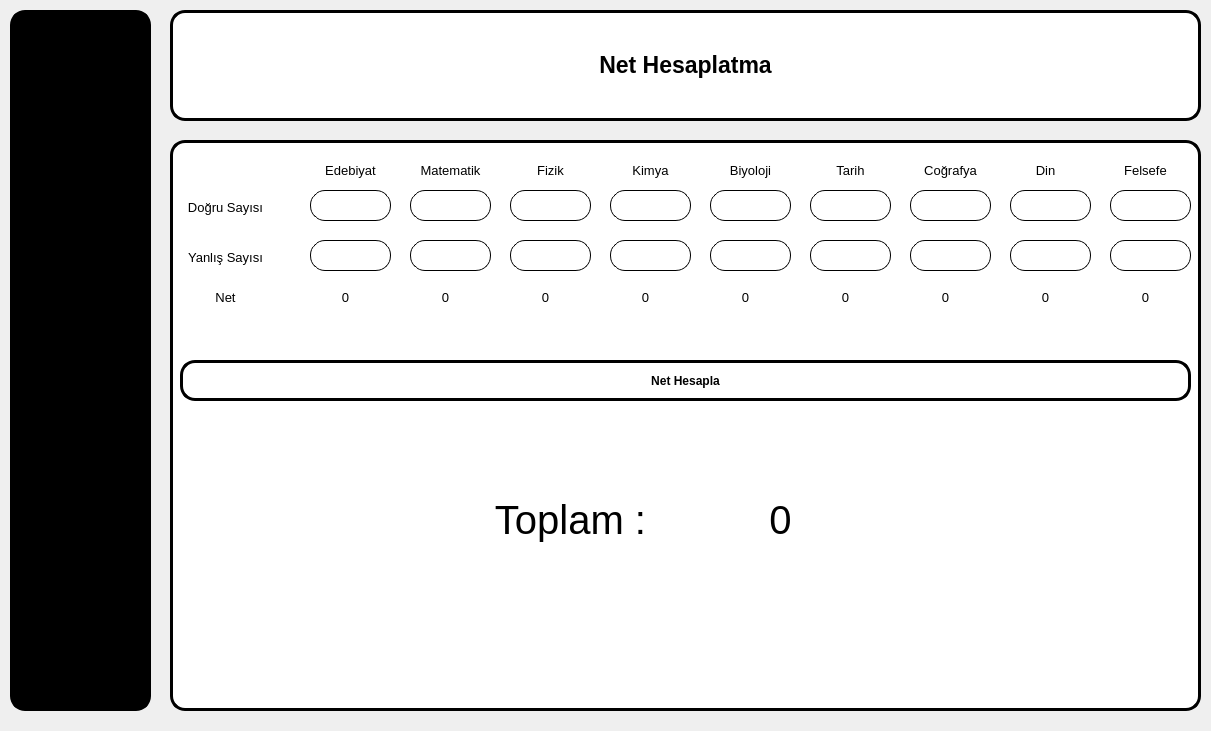
<?xml version="1.0" encoding="UTF-8"?>
<ui version="4.0">
 <class>NetHesaplatma</class>
 <widget class="QWidget" name="NetHesaplatma">
  <property name="geometry">
   <rect>
    <x>0</x>
    <y>0</y>
    <width>1211</width>
    <height>731</height>
   </rect>
  </property>
  <property name="minimumSize">
   <size>
    <width>1211</width>
    <height>731</height>
   </size>
  </property>
  <property name="maximumSize">
   <size>
    <width>1211</width>
    <height>731</height>
   </size>
  </property>
  <property name="windowTitle">
   <string>Form</string>
  </property>
  <property name="windowIcon">
   <iconset resource="Template/resource.qrc">
    <normaloff>:/icons/net.png</normaloff>:/icons/net.png</iconset>
  </property>
  <widget class="QWidget" name="widget_4" native="true">
   <property name="geometry">
    <rect>
     <x>170</x>
     <y>140</y>
     <width>1031</width>
     <height>571</height>
    </rect>
   </property>
   <property name="autoFillBackground">
    <bool>false</bool>
   </property>
   <property name="styleSheet">
    <string notr="true">border-radius: 15px;
border: 3px solid black;
background-color: rgb(255, 255, 255);</string>
   </property>
   <widget class="QLabel" name="label_3">
    <property name="geometry">
     <rect>
      <x>360</x>
      <y>20</y>
      <width>41</width>
      <height>20</height>
     </rect>
    </property>
    <property name="font">
     <font>
      <pointsize>10</pointsize>
     </font>
    </property>
    <property name="styleSheet">
     <string notr="true">border-radius: 15px;
border: 0px solid black;
</string>
    </property>
    <property name="text">
     <string>Fizik</string>
    </property>
    <property name="alignment">
     <set>Qt::AlignCenter</set>
    </property>
   </widget>
   <widget class="QLabel" name="label_2">
    <property name="geometry">
     <rect>
      <x>250</x>
      <y>20</y>
      <width>61</width>
      <height>21</height>
     </rect>
    </property>
    <property name="font">
     <font>
      <pointsize>10</pointsize>
     </font>
    </property>
    <property name="styleSheet">
     <string notr="true">border-radius: 15px;
border: 0px solid black;
</string>
    </property>
    <property name="text">
     <string>Matematik</string>
    </property>
    <property name="alignment">
     <set>Qt::AlignCenter</set>
    </property>
   </widget>
   <widget class="QLabel" name="label_5">
    <property name="geometry">
     <rect>
      <x>560</x>
      <y>20</y>
      <width>41</width>
      <height>20</height>
     </rect>
    </property>
    <property name="font">
     <font>
      <pointsize>10</pointsize>
     </font>
    </property>
    <property name="styleSheet">
     <string notr="true">border-radius: 15px;
border: 0px solid black;
</string>
    </property>
    <property name="text">
     <string>Biyoloji</string>
    </property>
    <property name="alignment">
     <set>Qt::AlignCenter</set>
    </property>
   </widget>
   <widget class="QLabel" name="label_4">
    <property name="geometry">
     <rect>
      <x>450</x>
      <y>20</y>
      <width>61</width>
      <height>21</height>
     </rect>
    </property>
    <property name="font">
     <font>
      <pointsize>10</pointsize>
     </font>
    </property>
    <property name="styleSheet">
     <string notr="true">border-radius: 15px;
border: 0px solid black;
</string>
    </property>
    <property name="text">
     <string>Kimya</string>
    </property>
    <property name="alignment">
     <set>Qt::AlignCenter</set>
    </property>
   </widget>
   <widget class="QLabel" name="label">
    <property name="geometry">
     <rect>
      <x>150</x>
      <y>20</y>
      <width>61</width>
      <height>21</height>
     </rect>
    </property>
    <property name="font">
     <font>
      <pointsize>10</pointsize>
     </font>
    </property>
    <property name="styleSheet">
     <string notr="true">border-radius: 15px;
border: 0px solid black;
</string>
    </property>
    <property name="text">
     <string>Edebiyat</string>
    </property>
    <property name="alignment">
     <set>Qt::AlignCenter</set>
    </property>
   </widget>
   <widget class="QPushButton" name="btn_hesapla">
    <property name="geometry">
     <rect>
      <x>10</x>
      <y>220</y>
      <width>1011</width>
      <height>41</height>
     </rect>
    </property>
    <property name="font">
     <font>
      <weight>75</weight>
      <bold>true</bold>
     </font>
    </property>
    <property name="cursor">
     <cursorShape>PointingHandCursor</cursorShape>
    </property>
    <property name="text">
     <string>Net Hesapla</string>
    </property>
   </widget>
   <widget class="QLabel" name="label_7">
    <property name="geometry">
     <rect>
      <x>660</x>
      <y>20</y>
      <width>41</width>
      <height>21</height>
     </rect>
    </property>
    <property name="font">
     <font>
      <pointsize>10</pointsize>
     </font>
    </property>
    <property name="styleSheet">
     <string notr="true">border-radius: 15px;
border: 0px solid black;
</string>
    </property>
    <property name="text">
     <string>Tarih</string>
    </property>
    <property name="alignment">
     <set>Qt::AlignCenter</set>
    </property>
   </widget>
   <widget class="QLabel" name="label_8">
    <property name="geometry">
     <rect>
      <x>750</x>
      <y>20</y>
      <width>61</width>
      <height>21</height>
     </rect>
    </property>
    <property name="font">
     <font>
      <pointsize>10</pointsize>
     </font>
    </property>
    <property name="styleSheet">
     <string notr="true">border-radius: 15px;
border: 0px solid black;
</string>
    </property>
    <property name="text">
     <string>Coğrafya</string>
    </property>
    <property name="alignment">
     <set>Qt::AlignCenter</set>
    </property>
   </widget>
   <widget class="QLabel" name="label_9">
    <property name="geometry">
     <rect>
      <x>850</x>
      <y>20</y>
      <width>51</width>
      <height>21</height>
     </rect>
    </property>
    <property name="font">
     <font>
      <pointsize>10</pointsize>
     </font>
    </property>
    <property name="styleSheet">
     <string notr="true">border-radius: 15px;
border: 0px solid black;
</string>
    </property>
    <property name="text">
     <string>Din</string>
    </property>
    <property name="alignment">
     <set>Qt::AlignCenter</set>
    </property>
   </widget>
   <widget class="QLineEdit" name="lne_edb_d">
    <property name="geometry">
     <rect>
      <x>140</x>
      <y>50</y>
      <width>81</width>
      <height>31</height>
     </rect>
    </property>
    <property name="styleSheet">
     <string notr="true">border-radius: 15px;
border: 1px solid black;
background-color: rgb(255, 255, 255);</string>
    </property>
   </widget>
   <widget class="QLineEdit" name="lne_edb_y">
    <property name="geometry">
     <rect>
      <x>140</x>
      <y>100</y>
      <width>81</width>
      <height>31</height>
     </rect>
    </property>
    <property name="styleSheet">
     <string notr="true">border-radius: 15px;
border: 1px solid black;
background-color: rgb(255, 255, 255);</string>
    </property>
   </widget>
   <widget class="QLabel" name="label_12">
    <property name="geometry">
     <rect>
      <x>10</x>
      <y>60</y>
      <width>91</width>
      <height>16</height>
     </rect>
    </property>
    <property name="font">
     <font>
      <pointsize>10</pointsize>
     </font>
    </property>
    <property name="styleSheet">
     <string notr="true">border-radius: 15px;
border: 0px solid black;
</string>
    </property>
    <property name="text">
     <string>Doğru Sayısı</string>
    </property>
    <property name="textFormat">
     <enum>Qt::RichText</enum>
    </property>
    <property name="alignment">
     <set>Qt::AlignCenter</set>
    </property>
   </widget>
   <widget class="QLabel" name="label_13">
    <property name="geometry">
     <rect>
      <x>10</x>
      <y>110</y>
      <width>91</width>
      <height>16</height>
     </rect>
    </property>
    <property name="font">
     <font>
      <pointsize>10</pointsize>
     </font>
    </property>
    <property name="styleSheet">
     <string notr="true">border-radius: 15px;
border: 0px solid black;
</string>
    </property>
    <property name="text">
     <string>Yanlış Sayısı</string>
    </property>
    <property name="textFormat">
     <enum>Qt::RichText</enum>
    </property>
    <property name="alignment">
     <set>Qt::AlignCenter</set>
    </property>
   </widget>
   <widget class="QLineEdit" name="lne_mat_d">
    <property name="geometry">
     <rect>
      <x>240</x>
      <y>50</y>
      <width>81</width>
      <height>31</height>
     </rect>
    </property>
    <property name="styleSheet">
     <string notr="true">border-radius: 15px;
border: 1px solid black;
background-color: rgb(255, 255, 255);</string>
    </property>
   </widget>
   <widget class="QLineEdit" name="lne_mat_y">
    <property name="geometry">
     <rect>
      <x>240</x>
      <y>100</y>
      <width>81</width>
      <height>31</height>
     </rect>
    </property>
    <property name="styleSheet">
     <string notr="true">border-radius: 15px;
border: 1px solid black;
background-color: rgb(255, 255, 255);</string>
    </property>
   </widget>
   <widget class="QLineEdit" name="lne_fiz_d">
    <property name="geometry">
     <rect>
      <x>340</x>
      <y>50</y>
      <width>81</width>
      <height>31</height>
     </rect>
    </property>
    <property name="styleSheet">
     <string notr="true">border-radius: 15px;
border: 1px solid black;
background-color: rgb(255, 255, 255);</string>
    </property>
   </widget>
   <widget class="QLineEdit" name="lne_fiz_y">
    <property name="geometry">
     <rect>
      <x>340</x>
      <y>100</y>
      <width>81</width>
      <height>31</height>
     </rect>
    </property>
    <property name="styleSheet">
     <string notr="true">border-radius: 15px;
border: 1px solid black;
background-color: rgb(255, 255, 255);</string>
    </property>
   </widget>
   <widget class="QLineEdit" name="lne_kim_d">
    <property name="geometry">
     <rect>
      <x>440</x>
      <y>50</y>
      <width>81</width>
      <height>31</height>
     </rect>
    </property>
    <property name="styleSheet">
     <string notr="true">border-radius: 15px;
border: 1px solid black;
background-color: rgb(255, 255, 255);</string>
    </property>
   </widget>
   <widget class="QLineEdit" name="lne_kim_y">
    <property name="geometry">
     <rect>
      <x>440</x>
      <y>100</y>
      <width>81</width>
      <height>31</height>
     </rect>
    </property>
    <property name="styleSheet">
     <string notr="true">border-radius: 15px;
border: 1px solid black;
background-color: rgb(255, 255, 255);</string>
    </property>
   </widget>
   <widget class="QLineEdit" name="lne_bio_d">
    <property name="geometry">
     <rect>
      <x>540</x>
      <y>50</y>
      <width>81</width>
      <height>31</height>
     </rect>
    </property>
    <property name="styleSheet">
     <string notr="true">border-radius: 15px;
border: 1px solid black;
background-color: rgb(255, 255, 255);</string>
    </property>
   </widget>
   <widget class="QLineEdit" name="lne_bio_y">
    <property name="geometry">
     <rect>
      <x>540</x>
      <y>100</y>
      <width>81</width>
      <height>31</height>
     </rect>
    </property>
    <property name="styleSheet">
     <string notr="true">border-radius: 15px;
border: 1px solid black;
background-color: rgb(255, 255, 255);</string>
    </property>
   </widget>
   <widget class="QLineEdit" name="lne_trh_d">
    <property name="geometry">
     <rect>
      <x>640</x>
      <y>50</y>
      <width>81</width>
      <height>31</height>
     </rect>
    </property>
    <property name="styleSheet">
     <string notr="true">border-radius: 15px;
border: 1px solid black;
background-color: rgb(255, 255, 255);</string>
    </property>
   </widget>
   <widget class="QLineEdit" name="lne_trh_y">
    <property name="geometry">
     <rect>
      <x>640</x>
      <y>100</y>
      <width>81</width>
      <height>31</height>
     </rect>
    </property>
    <property name="styleSheet">
     <string notr="true">border-radius: 15px;
border: 1px solid black;
background-color: rgb(255, 255, 255);</string>
    </property>
   </widget>
   <widget class="QLineEdit" name="lne_cog_d">
    <property name="geometry">
     <rect>
      <x>740</x>
      <y>50</y>
      <width>81</width>
      <height>31</height>
     </rect>
    </property>
    <property name="styleSheet">
     <string notr="true">border-radius: 15px;
border: 1px solid black;
background-color: rgb(255, 255, 255);</string>
    </property>
   </widget>
   <widget class="QLineEdit" name="lne_cog_y">
    <property name="geometry">
     <rect>
      <x>740</x>
      <y>100</y>
      <width>81</width>
      <height>31</height>
     </rect>
    </property>
    <property name="styleSheet">
     <string notr="true">border-radius: 15px;
border: 1px solid black;
background-color: rgb(255, 255, 255);</string>
    </property>
   </widget>
   <widget class="QLineEdit" name="lne_din_d">
    <property name="geometry">
     <rect>
      <x>840</x>
      <y>50</y>
      <width>81</width>
      <height>31</height>
     </rect>
    </property>
    <property name="styleSheet">
     <string notr="true">border-radius: 15px;
border: 1px solid black;
background-color: rgb(255, 255, 255);</string>
    </property>
   </widget>
   <widget class="QLineEdit" name="lne_din_y">
    <property name="geometry">
     <rect>
      <x>840</x>
      <y>100</y>
      <width>81</width>
      <height>31</height>
     </rect>
    </property>
    <property name="styleSheet">
     <string notr="true">border-radius: 15px;
border: 1px solid black;
background-color: rgb(255, 255, 255);</string>
    </property>
   </widget>
   <widget class="QLabel" name="label_14">
    <property name="geometry">
     <rect>
      <x>10</x>
      <y>150</y>
      <width>91</width>
      <height>16</height>
     </rect>
    </property>
    <property name="font">
     <font>
      <pointsize>10</pointsize>
     </font>
    </property>
    <property name="styleSheet">
     <string notr="true">border-radius: 15px;
border: 0px solid black;
</string>
    </property>
    <property name="text">
     <string>Net</string>
    </property>
    <property name="textFormat">
     <enum>Qt::RichText</enum>
    </property>
    <property name="alignment">
     <set>Qt::AlignCenter</set>
    </property>
   </widget>
   <widget class="QLabel" name="label_15">
    <property name="geometry">
     <rect>
      <x>950</x>
      <y>20</y>
      <width>51</width>
      <height>21</height>
     </rect>
    </property>
    <property name="font">
     <font>
      <pointsize>10</pointsize>
     </font>
    </property>
    <property name="styleSheet">
     <string notr="true">border-radius: 15px;
border: 0px solid black;
</string>
    </property>
    <property name="text">
     <string>Felsefe</string>
    </property>
    <property name="alignment">
     <set>Qt::AlignCenter</set>
    </property>
   </widget>
   <widget class="QLineEdit" name="lne_fel_y">
    <property name="geometry">
     <rect>
      <x>940</x>
      <y>100</y>
      <width>81</width>
      <height>31</height>
     </rect>
    </property>
    <property name="styleSheet">
     <string notr="true">border-radius: 15px;
border: 1px solid black;
background-color: rgb(255, 255, 255);</string>
    </property>
   </widget>
   <widget class="QLineEdit" name="lne_fel_d">
    <property name="geometry">
     <rect>
      <x>940</x>
      <y>50</y>
      <width>81</width>
      <height>31</height>
     </rect>
    </property>
    <property name="styleSheet">
     <string notr="true">border-radius: 15px;
border: 1px solid black;
background-color: rgb(255, 255, 255);</string>
    </property>
   </widget>
   <widget class="QLabel" name="lbl_edb">
    <property name="geometry">
     <rect>
      <x>130</x>
      <y>150</y>
      <width>91</width>
      <height>16</height>
     </rect>
    </property>
    <property name="font">
     <font>
      <pointsize>10</pointsize>
     </font>
    </property>
    <property name="styleSheet">
     <string notr="true">border-radius: 15px;
border: 0px solid black;
</string>
    </property>
    <property name="text">
     <string>0</string>
    </property>
    <property name="textFormat">
     <enum>Qt::RichText</enum>
    </property>
    <property name="alignment">
     <set>Qt::AlignCenter</set>
    </property>
   </widget>
   <widget class="QLabel" name="lbl_mat">
    <property name="geometry">
     <rect>
      <x>230</x>
      <y>150</y>
      <width>91</width>
      <height>16</height>
     </rect>
    </property>
    <property name="font">
     <font>
      <pointsize>10</pointsize>
     </font>
    </property>
    <property name="styleSheet">
     <string notr="true">border-radius: 15px;
border: 0px solid black;
</string>
    </property>
    <property name="text">
     <string>0</string>
    </property>
    <property name="textFormat">
     <enum>Qt::RichText</enum>
    </property>
    <property name="alignment">
     <set>Qt::AlignCenter</set>
    </property>
   </widget>
   <widget class="QLabel" name="lbl_fiz">
    <property name="geometry">
     <rect>
      <x>330</x>
      <y>150</y>
      <width>91</width>
      <height>16</height>
     </rect>
    </property>
    <property name="font">
     <font>
      <pointsize>10</pointsize>
     </font>
    </property>
    <property name="styleSheet">
     <string notr="true">border-radius: 15px;
border: 0px solid black;
</string>
    </property>
    <property name="text">
     <string>0</string>
    </property>
    <property name="textFormat">
     <enum>Qt::RichText</enum>
    </property>
    <property name="alignment">
     <set>Qt::AlignCenter</set>
    </property>
   </widget>
   <widget class="QLabel" name="lbl_kim">
    <property name="geometry">
     <rect>
      <x>430</x>
      <y>150</y>
      <width>91</width>
      <height>16</height>
     </rect>
    </property>
    <property name="font">
     <font>
      <pointsize>10</pointsize>
     </font>
    </property>
    <property name="styleSheet">
     <string notr="true">border-radius: 15px;
border: 0px solid black;
</string>
    </property>
    <property name="text">
     <string>0</string>
    </property>
    <property name="textFormat">
     <enum>Qt::RichText</enum>
    </property>
    <property name="alignment">
     <set>Qt::AlignCenter</set>
    </property>
   </widget>
   <widget class="QLabel" name="lbl_bio">
    <property name="geometry">
     <rect>
      <x>530</x>
      <y>150</y>
      <width>91</width>
      <height>16</height>
     </rect>
    </property>
    <property name="font">
     <font>
      <pointsize>10</pointsize>
     </font>
    </property>
    <property name="styleSheet">
     <string notr="true">border-radius: 15px;
border: 0px solid black;
</string>
    </property>
    <property name="text">
     <string>0</string>
    </property>
    <property name="textFormat">
     <enum>Qt::RichText</enum>
    </property>
    <property name="alignment">
     <set>Qt::AlignCenter</set>
    </property>
   </widget>
   <widget class="QLabel" name="lbl_trh">
    <property name="geometry">
     <rect>
      <x>630</x>
      <y>150</y>
      <width>91</width>
      <height>16</height>
     </rect>
    </property>
    <property name="font">
     <font>
      <pointsize>10</pointsize>
     </font>
    </property>
    <property name="styleSheet">
     <string notr="true">border-radius: 15px;
border: 0px solid black;
</string>
    </property>
    <property name="text">
     <string>0</string>
    </property>
    <property name="textFormat">
     <enum>Qt::RichText</enum>
    </property>
    <property name="alignment">
     <set>Qt::AlignCenter</set>
    </property>
   </widget>
   <widget class="QLabel" name="lbl_din">
    <property name="geometry">
     <rect>
      <x>830</x>
      <y>150</y>
      <width>91</width>
      <height>16</height>
     </rect>
    </property>
    <property name="font">
     <font>
      <pointsize>10</pointsize>
     </font>
    </property>
    <property name="styleSheet">
     <string notr="true">border-radius: 15px;
border: 0px solid black;
</string>
    </property>
    <property name="text">
     <string>0</string>
    </property>
    <property name="textFormat">
     <enum>Qt::RichText</enum>
    </property>
    <property name="alignment">
     <set>Qt::AlignCenter</set>
    </property>
   </widget>
   <widget class="QLabel" name="lbl_cog">
    <property name="geometry">
     <rect>
      <x>730</x>
      <y>150</y>
      <width>91</width>
      <height>16</height>
     </rect>
    </property>
    <property name="font">
     <font>
      <pointsize>10</pointsize>
     </font>
    </property>
    <property name="styleSheet">
     <string notr="true">border-radius: 15px;
border: 0px solid black;
</string>
    </property>
    <property name="text">
     <string>0</string>
    </property>
    <property name="textFormat">
     <enum>Qt::RichText</enum>
    </property>
    <property name="alignment">
     <set>Qt::AlignCenter</set>
    </property>
   </widget>
   <widget class="QLabel" name="lbl_fel">
    <property name="geometry">
     <rect>
      <x>930</x>
      <y>150</y>
      <width>91</width>
      <height>16</height>
     </rect>
    </property>
    <property name="font">
     <font>
      <pointsize>10</pointsize>
     </font>
    </property>
    <property name="styleSheet">
     <string notr="true">border-radius: 15px;
border: 0px solid black;
</string>
    </property>
    <property name="text">
     <string>0</string>
    </property>
    <property name="textFormat">
     <enum>Qt::RichText</enum>
    </property>
    <property name="alignment">
     <set>Qt::AlignCenter</set>
    </property>
   </widget>
   <widget class="QLabel" name="label_16">
    <property name="geometry">
     <rect>
      <x>300</x>
      <y>330</y>
      <width>201</width>
      <height>101</height>
     </rect>
    </property>
    <property name="font">
     <font>
      <pointsize>30</pointsize>
     </font>
    </property>
    <property name="styleSheet">
     <string notr="true">border-radius: 15px;
border: 0px solid black;
</string>
    </property>
    <property name="text">
     <string>Toplam :</string>
    </property>
    <property name="textFormat">
     <enum>Qt::RichText</enum>
    </property>
    <property name="alignment">
     <set>Qt::AlignCenter</set>
    </property>
   </widget>
   <widget class="QLabel" name="lbl_top">
    <property name="geometry">
     <rect>
      <x>510</x>
      <y>330</y>
      <width>201</width>
      <height>101</height>
     </rect>
    </property>
    <property name="font">
     <font>
      <pointsize>30</pointsize>
     </font>
    </property>
    <property name="styleSheet">
     <string notr="true">border-radius: 15px;
border: 0px solid black;
</string>
    </property>
    <property name="text">
     <string>0</string>
    </property>
    <property name="textFormat">
     <enum>Qt::RichText</enum>
    </property>
    <property name="alignment">
     <set>Qt::AlignCenter</set>
    </property>
   </widget>
  </widget>
  <widget class="QWidget" name="widget_3" native="true">
   <property name="geometry">
    <rect>
     <x>170</x>
     <y>10</y>
     <width>1031</width>
     <height>111</height>
    </rect>
   </property>
   <property name="styleSheet">
    <string notr="true">border-radius: 15px;
border: 3px solid black;
background-color: rgb(255, 255, 255);</string>
   </property>
   <widget class="QLabel" name="label_10">
    <property name="geometry">
     <rect>
      <x>410</x>
      <y>20</y>
      <width>211</width>
      <height>71</height>
     </rect>
    </property>
    <property name="sizePolicy">
     <sizepolicy hsizetype="Preferred" vsizetype="Preferred">
      <horstretch>0</horstretch>
      <verstretch>0</verstretch>
     </sizepolicy>
    </property>
    <property name="baseSize">
     <size>
      <width>0</width>
      <height>0</height>
     </size>
    </property>
    <property name="font">
     <font>
      <pointsize>17</pointsize>
      <weight>75</weight>
      <italic>false</italic>
      <bold>true</bold>
      <underline>false</underline>
      <strikeout>false</strikeout>
      <kerning>true</kerning>
     </font>
    </property>
    <property name="focusPolicy">
     <enum>Qt::WheelFocus</enum>
    </property>
    <property name="styleSheet">
     <string notr="true">border-radius: 0px;
border: 0px solid black;
background-color: rgb(255, 255, 255);</string>
    </property>
    <property name="text">
     <string>Net Hesaplatma</string>
    </property>
    <property name="textFormat">
     <enum>Qt::AutoText</enum>
    </property>
    <property name="alignment">
     <set>Qt::AlignCenter</set>
    </property>
   </widget>
  </widget>
  <widget class="QWidget" name="widget" native="true">
   <property name="geometry">
    <rect>
     <x>10</x>
     <y>10</y>
     <width>141</width>
     <height>701</height>
    </rect>
   </property>
   <property name="styleSheet">
    <string notr="true">QWidget{
	
	
	
	background-color: rgb(0, 0, 0);
	border-radius: 15px;
	border: 3px solid;
}

</string>
   </property>
   <widget class="QLabel" name="label_6">
    <property name="geometry">
     <rect>
      <x>20</x>
      <y>10</y>
      <width>101</width>
      <height>101</height>
     </rect>
    </property>
    <property name="text">
     <string/>
    </property>
    <property name="pixmap">
     <pixmap resource="Template/resource.qrc">:/icons/Sophia(1).png</pixmap>
    </property>
    <property name="scaledContents">
     <bool>true</bool>
    </property>
   </widget>
   <widget class="QWidget" name="layoutWidget_3">
    <property name="geometry">
     <rect>
      <x>10</x>
      <y>120</y>
      <width>121</width>
      <height>561</height>
     </rect>
    </property>
    <layout class="QVBoxLayout" name="verticalLayout">
     <item>
      <widget class="QPushButton" name="btn_home_ders">
       <property name="cursor">
        <cursorShape>PointingHandCursor</cursorShape>
       </property>
       <property name="text">
        <string/>
       </property>
       <property name="icon">
        <iconset resource="Template/resource.qrc">
         <normaloff>:/icons/anasayfa.png</normaloff>:/icons/anasayfa.png</iconset>
       </property>
       <property name="iconSize">
        <size>
         <width>35</width>
         <height>35</height>
        </size>
       </property>
      </widget>
     </item>
     <item>
      <widget class="QPushButton" name="btn_ogr_ders">
       <property name="cursor">
        <cursorShape>PointingHandCursor</cursorShape>
       </property>
       <property name="text">
        <string/>
       </property>
       <property name="icon">
        <iconset resource="Template/resource.qrc">
         <normaloff>:/icons/ogrenci.png</normaloff>:/icons/ogrenci.png</iconset>
       </property>
       <property name="iconSize">
        <size>
         <width>35</width>
         <height>35</height>
        </size>
       </property>
      </widget>
     </item>
     <item>
      <widget class="QPushButton" name="btn_ders_ders">
       <property name="cursor">
        <cursorShape>PointingHandCursor</cursorShape>
       </property>
       <property name="text">
        <string/>
       </property>
       <property name="icon">
        <iconset resource="Template/resource.qrc">
         <normaloff>:/icons/ders.png</normaloff>:/icons/ders.png</iconset>
       </property>
       <property name="iconSize">
        <size>
         <width>35</width>
         <height>35</height>
        </size>
       </property>
      </widget>
     </item>
     <item>
      <widget class="QPushButton" name="btn_snf_ders">
       <property name="cursor">
        <cursorShape>PointingHandCursor</cursorShape>
       </property>
       <property name="text">
        <string/>
       </property>
       <property name="icon">
        <iconset resource="Template/resource.qrc">
         <normaloff>:/icons/sınıf.png</normaloff>:/icons/sınıf.png</iconset>
       </property>
       <property name="iconSize">
        <size>
         <width>35</width>
         <height>35</height>
        </size>
       </property>
      </widget>
     </item>
     <item>
      <widget class="QPushButton" name="btn_net_ders">
       <property name="cursor">
        <cursorShape>PointingHandCursor</cursorShape>
       </property>
       <property name="text">
        <string/>
       </property>
       <property name="icon">
        <iconset resource="Template/resource.qrc">
         <normaloff>:/icons/netW.png</normaloff>:/icons/netW.png</iconset>
       </property>
       <property name="iconSize">
        <size>
         <width>35</width>
         <height>35</height>
        </size>
       </property>
      </widget>
     </item>
    </layout>
   </widget>
  </widget>
 </widget>
 <resources>
  <include location="Template/resource.qrc"/>
 </resources>
 <connections/>
</ui>
